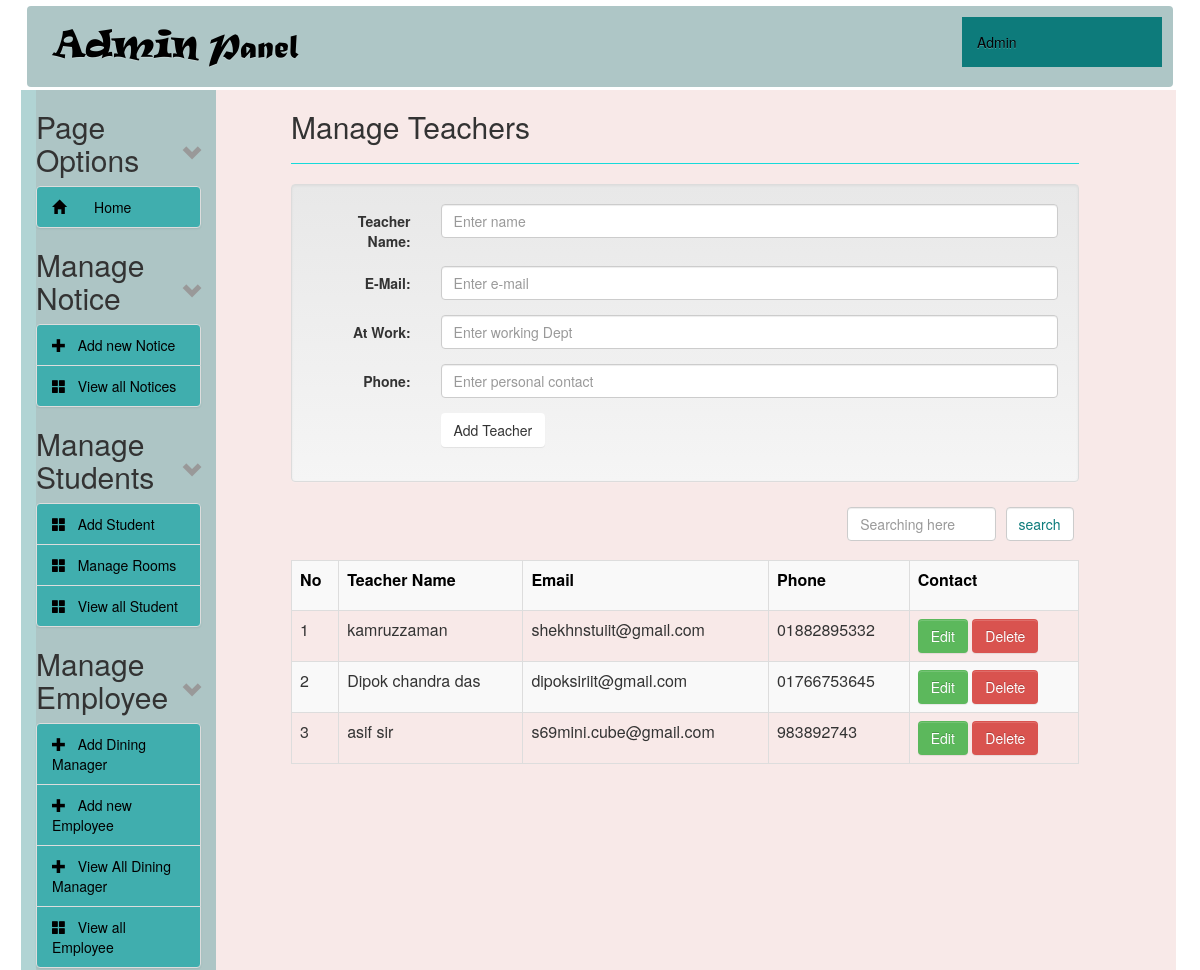
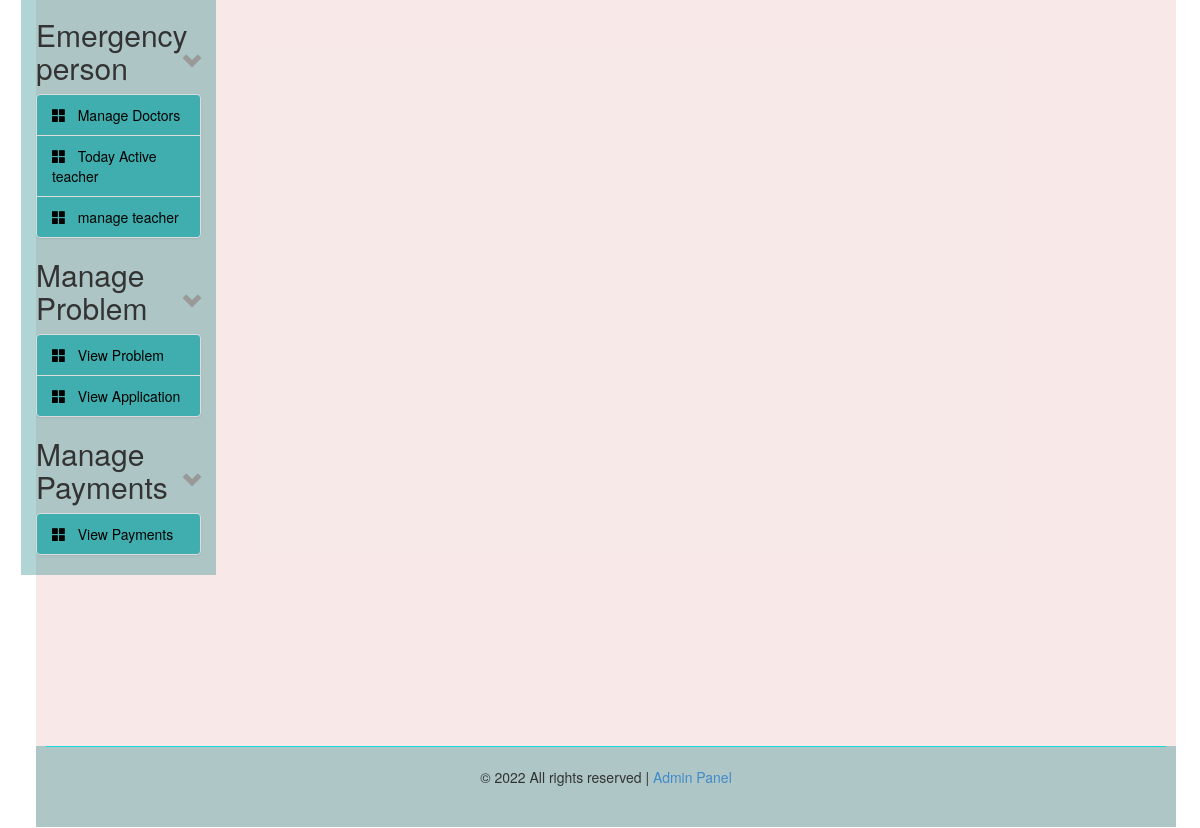
Screenshot of /admin/manage_teachers.php (signed in) with the database file from the repository (2 pictures, top to bottom).
### tables this page shows
CREATE TABLE `tbl_teachers` (
  `id` int(11) NOT NULL,
  `name` varchar(100) NOT NULL,
  `email` varchar(30) NOT NULL,
  `work` varchar(100) NOT NULL,
  `phone` varchar(12) DEFAULT NULL
);

### admin/manage_teachers.php (the view, shortened to what this page needs)
<?php
include '../config.php';
?>
<?php include("header.php"); ?>
<div class="col-sm-9 col-md-9 col-lg-9">
  <div id="content">
    <h2>Manage Teachers</h2><hr />
    <div class="wrapper-manage-Room">
      <div class="well">
        <form class="form-horizontal" role="form" action="" method="post">
          <div class="form-group">
            <label class="control-label col-sm-2" for="name">Teacher Name:</label>
            <div class="col-sm-10">
              <input type="text" class="form-control" id="name" name="name" placeholder="Enter name">
            </div>
          </div>
          <div class="form-group">
            <label class="control-label col-sm-2" for="name">E-Mail:</label>
            <div class="col-sm-10">
              <input type="text" class="form-control" id="email" name="email" placeholder="Enter e-mail">
            </div>
          </div>
          <div class="form-group">
            <label class="control-label col-sm-2" for="name">At Work:</label>
            <div class="col-sm-10">
              <input type="text" class="form-control" id="work" name="work" placeholder="Enter working Dept">
            </div>
          </div>
          <div class="form-group">
            <label class="control-label col-sm-2" for="name">Phone:</label>
            <div class="col-sm-10">
              <input type="number" class="form-control" id="number" name="phone" placeholder="Enter personal contact">
            </div>
          </div>
          <div class="form-group">
            <div class="col-sm-offset-2 col-sm-10">
              <button type="submit" name="form1" class="btn btn-default">Add Teacher</button>
            </div>
          </div>
        </form>
      </div>
     <div class="">
       <form class="" action="" method="post">
       <table>
         <tr>
           <td width="70%"></td>
           <td><input type="text" class="form-control" name="val" value="" placeholder="Searching here"></td>
           <td><input type="submit" class="form-control" name="search" value="search"></td>
         </tr>
       </table>
       </form>
     </div>
      <table class="table table-responsive table-striped table-bordered">
        <tr id="mang-tbl-header">
          <th>No</th>
          <th>Teacher Name</th>
          <th>Email</th>
          <th>Phone</th>
          <th >Contact</th>
        </tr>
        <?php
        $i = 0;
        if (isset($_POST['search'])) {
          $searchVal=$_POST['val'];
          $statement=$db->prepare("SELECT * FROM tbl_teachers where name LIKE '%{$searchVal}%' or email='$searchVal'  or work='$searchVal' or phone='$searchVal'");
          $statement->execute();
        }else{
          $statement = $db->prepare("SELECT * FROM tbl_teachers ORDER BY name DESC");
          $statement->execute();
        }
        $result = $statement->fetchAll(PDO::FETCH_ASSOC);
        foreach ($result as $row) {
          $i++;
          ?>
          <tr>
            <td><?= $i; ?></td>
            <td><?= $row['name']; ?></td>
            <td><?= $row['email']; ?></td>
            <td><?= $row['phone']; ?></td>
            <td><a class="btn btn-success" data-toggle="modal" href="#editModal<?= $i; ?>" > Edit </a>
              <a class="btn btn-danger" onclick='return confirmDeleteRoom();' href="manage_teachers.php?id=<?= $row['id']; ?>">Delete
              </a>
            </td>
          </tr>
          <?php
        }
        ?>
      </table>
    </div>
  </div>
</div>
<?php include("footer.php"); ?>

### admin/style-admin.css (style rules this page uses)
#content { margin-left:60px; height: auto; }
th { text-align: center; }
#mang-tbl-header { color: #000; background: #0D7B7B; height: 50px; }
td, th { padding: 5px; text-align: left; }
.form-control { display: block; width: 100%; height: 34px; padding: 6px 12px; font-size: 14px; line-height: 1.42857143; color: #0D7B7B; background-color: #fff; background-image: none; border: 1px solid #ccc; border-radius: 4px; -webkit-box-shadow: inset 0 1px 1px rgba(0,0,0,.075); box-shadow: inset 0 1px 1px rgba(0,0,0,.075); -webkit-transition: border-color ease-in-out .15s,-webkit-box-shadow ease-in-out .15s; -o-transition: border-color ease-in-out .15s,box-shadow ease-in-out .15s; transition: border-color ease-in-out .15s,box-shadow ease-in-out .15s; }
label { display: inline-block; max-width: 100%; margin-bottom: 5px; font-weight: 700; }
.btn { display: inline-block; padding: 6px 12px; margin-bottom: 0; font-size: 14px; font-weight: 400; line-height: 1.42857143; text-align: center; white-space: nowrap; vertical-align: middle; -ms-touch-action: manipulation; touch-action: manipulation; cursor: pointer; -webkit-user-select: none; -moz-user-select: none; -ms-user-select: none; user-select: none; background-image: none; border: 1px solid transparent; border-radius: 4px; }
button, input, select, textarea { font-family: inherit; font-size: inherit; line-height: inherit; }
button, html input[type=button], input[type=reset], input[type=submit] { -webkit-appearance: button; cursor: pointer; }
button, select { text-transform: none; }
button { overflow: visible; }
button, input, optgroup, select, textarea { margin: 0; font: inherit; color: inherit; }
label { cursor: default; }
hr { margin-top: 20px; margin-bottom: 20px; border: 0; border-top: 1px solid #16DADA; }

### rows the page displays
tbl_teachers: name "kamruzzaman", email "shekhnstuiit@gmail.com", phone "01882895332"
tbl_teachers: name "Dipok chandra das", email "dipoksiriit@gmail.com", phone "01766753645"
tbl_teachers: name "asif sir", email "s69mini.cube@gmail.com", phone "983892743"
